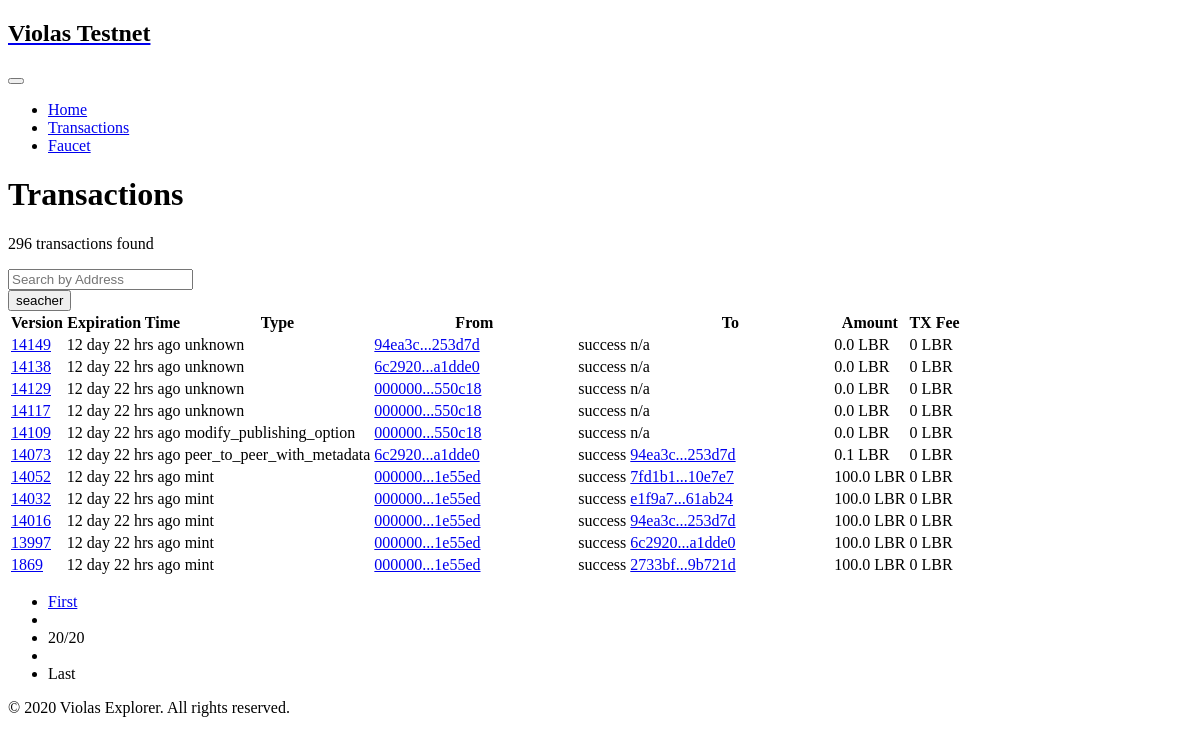
Screenshot of /transactions?p=20 with the database file from the repository.
### tables this page shows
CREATE TABLE violas (version int primary key, expiration_time int, type varchar(32), sender varchar(32), receiver varchar(32), amount int, currency_code, gas_fee int, gas_currency varchar ,  success varchar);

### app.py (the view, shortened to what this page needs)
@app.route("/transactions")
def txs():
    page = int(request.args.get("p", 1))
    start = INDEX_SHOW_TX_NUM * (page-1)
    addr = request.args.get("q")
    flag = int(request.args.get("f", "0"))
    total_num, headers = 0, []
    if addr is None:
        headers = client.get_latest_user_tx_headers(start, INDEX_SHOW_TX_NUM)
        total_num = client.get_user_tx_num()
    total_page = total_num // INDEX_SHOW_TX_NUM
    if total_num % INDEX_SHOW_TX_NUM:
        total_page += 1
    return render_template("txs.html", headers=headers, total_num=total_num, total_page=total_page, cur_page=page, handle_time=handle_time, shorthand=shorthand, sender=addr, is_none=is_none)

### app.py (called while the page is built)
def shorthand(addr, sender=True):
    if addr is None or addr == "None":
        if sender:
            return "validator"
        else:
            return "n/a"
    return addr[:6] + "..." + addr[-6:]

def is_none(addr):
    return addr is None or addr == "None"

def handle_time(unix_timestamp):
    if unix_timestamp > 2**63:
        return "n/a"
    diff = datetime.now().timestamp() - unix_timestamp
    if diff >= 0:
        suffix = "ago"
    else:
        suffix = "later"
    diff = int(abs(diff))
    if diff == 0:
        return "just now"
    if diff < 60:
        return f"{diff}" + ' secs ' + f"{suffix}"
    if diff < 60*60:
        return f"{diff//60}" + ' mins ' + f"{diff%60}" + ' secs ' + f"{suffix}"
    diff = diff // 60
    if diff < 60*60:
        return f"{diff//60}" + ' hrs ' + f"{diff%60}" + ' mins ' + f"{suffix}"
    diff = diff // 60
    return f"{diff // 24}" + ' day ' + f"{diff % 24}" + ' hrs ' + f"{suffix}"

### chain.py (called while the page is built)
    def get_latest_user_tx_headers(self, start, limit):
        return get_latest_txs(start, limit)

    def get_user_tx_num(self):
        return get_txs_num()

### db.py (called while the page is built)
def get_latest_txs(start, limit):
    conn = sqlite3.connect('txs.db')
    cursor = conn.cursor()
    sql = f"select * from violas order by version desc limit {limit} offset {start}"
    values = cursor.execute(sql)
    return values.fetchall()

def get_txs_num():
    conn = sqlite3.connect('txs.db')
    cursor = conn.cursor()
    sql = "select count(*) from violas"
    values = cursor.execute(sql)
    return values.fetchall()[0][0]

### templates/txs.html (shortened to what this page needs)
{% extends "_header.html" %}
{% block content %}
<main id="content" role="main">
    <div class="container mb-4">
        <div class="border-bottom  py-3">
            <div class="d-md-flex justify-content-md-between align-items-center ">
                <h1 class="h5 mb-1 mb-md-0">Transactions </h1>
            </div>
        </div>
    </div>
    <section class="space-bottom-2">
        <div class="container">
            <div class="card">
                <div class="card-body px-0">
                    <div class="d-md-flex justify-content-between px-3 mb-3">
                        <p class="text-secondary mb-md-0">{{ total_num }} transactions found </p>
                        <div class="w-md-50 w-lg-30 w-xl-25">
                            <form action="/transactions" method="get" autocomplete="off" spellcheck="false"
                                  class="input-group input-group-sm">
                                <input type='search' name='q' class='form-control' placeholder='Search by Address'
                                       aria-label='Search by Address' aria-describedby='Search'>
                                <div class="input-group-append">
                                    <button class="btn btn-secondary" type="submit" id="button-addon1">
                                        seacher
                                    </button>
                                </div>
                            </form>
                        </div>
                    </div>
                    <div class="table-responsive mb-3">
                        <table class="table mb-0">
                            <thead class="thead-light">
                            {% include "_tx_header.html" %}
                            </thead>
                            <tbody>
                            {% include "_txs.html" %}
                            </tbody>
                        </table>
                    </div>
                    <div id="ContentPlaceHolder1_pageRecords">
                        <form method="post" action="./transactions" id="ctl00">
                            <div class="d-md-flex justify-content-between align-items-center px-3 mb-2">
                                <ul class="pagination pagination-sm mb-0">
                                {% if is_none(sender) %}
                                    {% if cur_page==1 %}
                                    <li class="page-item disabled"><span class="page-link">First</span></li>
                                    <li class="page-item disabled"><span class="page-link">
                                        <i class="fa fa-angle-left small"  ></i></span>
                                    </li>
                                    {% else %}
                                        <li class="page-item "><a class="page-link" href="transactions?p=1">First</a></li>
                                        <li class="page-item " title="Go to Previous"><a class="page-link" href="transactions?p={{ cur_page-1 }}" aria-label="Previous"><i class="fa fa-angle-left small"  ></i></a></li>
                                    {% endif %}
                                    <li Class="page-item disabled"><span Class="page-link text-nowrap">{{ cur_page }}/{{ total_page }}</span></li>
                                    {% if cur_page == total_page %}
                                    <li class="page-item disabled" title="Go to Next"><a class="page-link"  aria-label="Next"><i class="fa fa-angle-right small"></i></a></li>
                                    <li class="page-item disabled"><a class="page-link" >Last</a></li>
                                    {% else %}
                                    <li class="page-item" title="Go to Next"><a class="page-link" href="transactions?p={{ cur_page + 1 }}" aria-label="Next"><i class="fa fa-angle-right small"></i></a></li>
                                    <li class="page-item"><a class="page-link" href="transactions?p={{ total_page }}">Last</a></li>
                                    {% endif %}
                                {% endif %}
                            </div>
                        </form>
                    </div>
                </div>
            </div>
        </div>
    </section>
</main>
{% endblock %}

### templates/_txs.html
{% for header in headers %}
    <tr>
        <td><a href='/version/{{ header[0] }}'>{{ header[0] }}</a></a>
        </td>
        <td class='text-nowrap'><span title={{ header[1] }}>{{ handle_time(header[1]) }}</span></td>
        <td class='font-size-1 text-muted text-nowrap' title='{{ header[2] }} Transaction'>{{ header[2] }}</td>
        {% if is_none(header[3]) %}
            <td class='text-nowrap'>{{ shorthand(header[3], True) }}</td>
        {% else %}
            {% if header[3]==sender %}
                <td class='text-nowrap'> {{ shorthand(header[3], True) }}</td>
            {% else %}
                <td class='text-nowrap'><a href='/address/{{ header[3] }}' title={{ header[3] }}>{{ shorthand(header[3], True) }}</a></td>
            {% endif %}
        {% endif %}
        {% if header[9] == "success" %}
        <td class='text-nowrap'><span class='badge badge-success text-uppercase w-100' title='Transaction State' >{{header[9]}}</span></td>
        {% else %}
        <td class='text-nowrap'><span class='badge badge-danger text-uppercase w-100' title='Transaction State'>{{header[9]}}</span></td>
        {% endif %}
        {% if is_none(header[4]) %}
            <td>{{ shorthand(header[4], False)}}</td>
        {% else %}
            {% if header[4] == sender %}
                <td>{{ shorthand(header[4], False)}}</td>
            {% else %}
                <td><a href='/address/{{ header[4] }}' title={{ header[4] }}>{{ shorthand(header[4], False)}}</a></td>
            {% endif %}
        {% endif %}
        <td class='text-nowrap'>{{ header[5] / 10**6 }} <span class='text-muted'> {{ header[6] }}</span></td>
        <td class='text-nowrap'>{{ header[7] }} <span class='text-muted'> {{ header[8] }}</span></td>
    </tr>
{% endfor %}

### rows the page displays
violas: version "14149", expiration_time "12 day 22 hrs ago", type "unknown", sender "94ea3c...253d7d", success "success", receiver "n/a", header[5]/10**6 "0.0", currency_code "LBR", gas_fee "0", gas_currency "LBR"
violas: version "14138", expiration_time "12 day 22 hrs ago", type "unknown", sender "6c2920...a1dde0", success "success", receiver "n/a", header[5]/10**6 "0.0", currency_code "LBR", gas_fee "0", gas_currency "LBR"
violas: version "14129", expiration_time "12 day 22 hrs ago", type "unknown", sender "000000...550c18", success "success", receiver "n/a", header[5]/10**6 "0.0", currency_code "LBR", gas_fee "0", gas_currency "LBR"
violas: version "14117", expiration_time "12 day 22 hrs ago", type "unknown", sender "000000...550c18", success "success", receiver "n/a", header[5]/10**6 "0.0", currency_code "LBR", gas_fee "0", gas_currency "LBR"
violas: version "14109", expiration_time "12 day 22 hrs ago", type "modify_publishing_option", sender "000000...550c18", success "success", receiver "n/a", header[5]/10**6 "0.0", currency_code "LBR", gas_fee "0", gas_currency "LBR"
violas: version "14073", expiration_time "12 day 22 hrs ago", type "peer_to_peer_with_metadata", sender "6c2920...a1dde0", success "success", receiver "94ea3c...253d7d", header[5]/10**6 "0.1", currency_code "LBR", gas_fee "0", gas_currency "LBR"
violas: version "14052", expiration_time "12 day 22 hrs ago", type "mint", sender "000000...1e55ed", success "success", receiver "7fd1b1...10e7e7", header[5]/10**6 "100.0", currency_code "LBR", gas_fee "0", gas_currency "LBR"
violas: version "14032", expiration_time "12 day 22 hrs ago", type "mint", sender "000000...1e55ed", success "success", receiver "e1f9a7...61ab24", header[5]/10**6 "100.0", currency_code "LBR", gas_fee "0", gas_currency "LBR"
violas: version "14016", expiration_time "12 day 22 hrs ago", type "mint", sender "000000...1e55ed", success "success", receiver "94ea3c...253d7d", header[5]/10**6 "100.0", currency_code "LBR", gas_fee "0", gas_currency "LBR"
violas: version "13997", expiration_time "12 day 22 hrs ago", type "mint", sender "000000...1e55ed", success "success", receiver "6c2920...a1dde0", header[5]/10**6 "100.0", currency_code "LBR", gas_fee "0", gas_currency "LBR"
violas: version "1869", expiration_time "12 day 22 hrs ago", type "mint", sender "000000...1e55ed", success "success", receiver "2733bf...9b721d", header[5]/10**6 "100.0", currency_code "LBR", gas_fee "0", gas_currency "LBR"

### other values shown
{{ total_num }} "296"
{{ cur_page }} "20"
{{ total_page }} "20"
